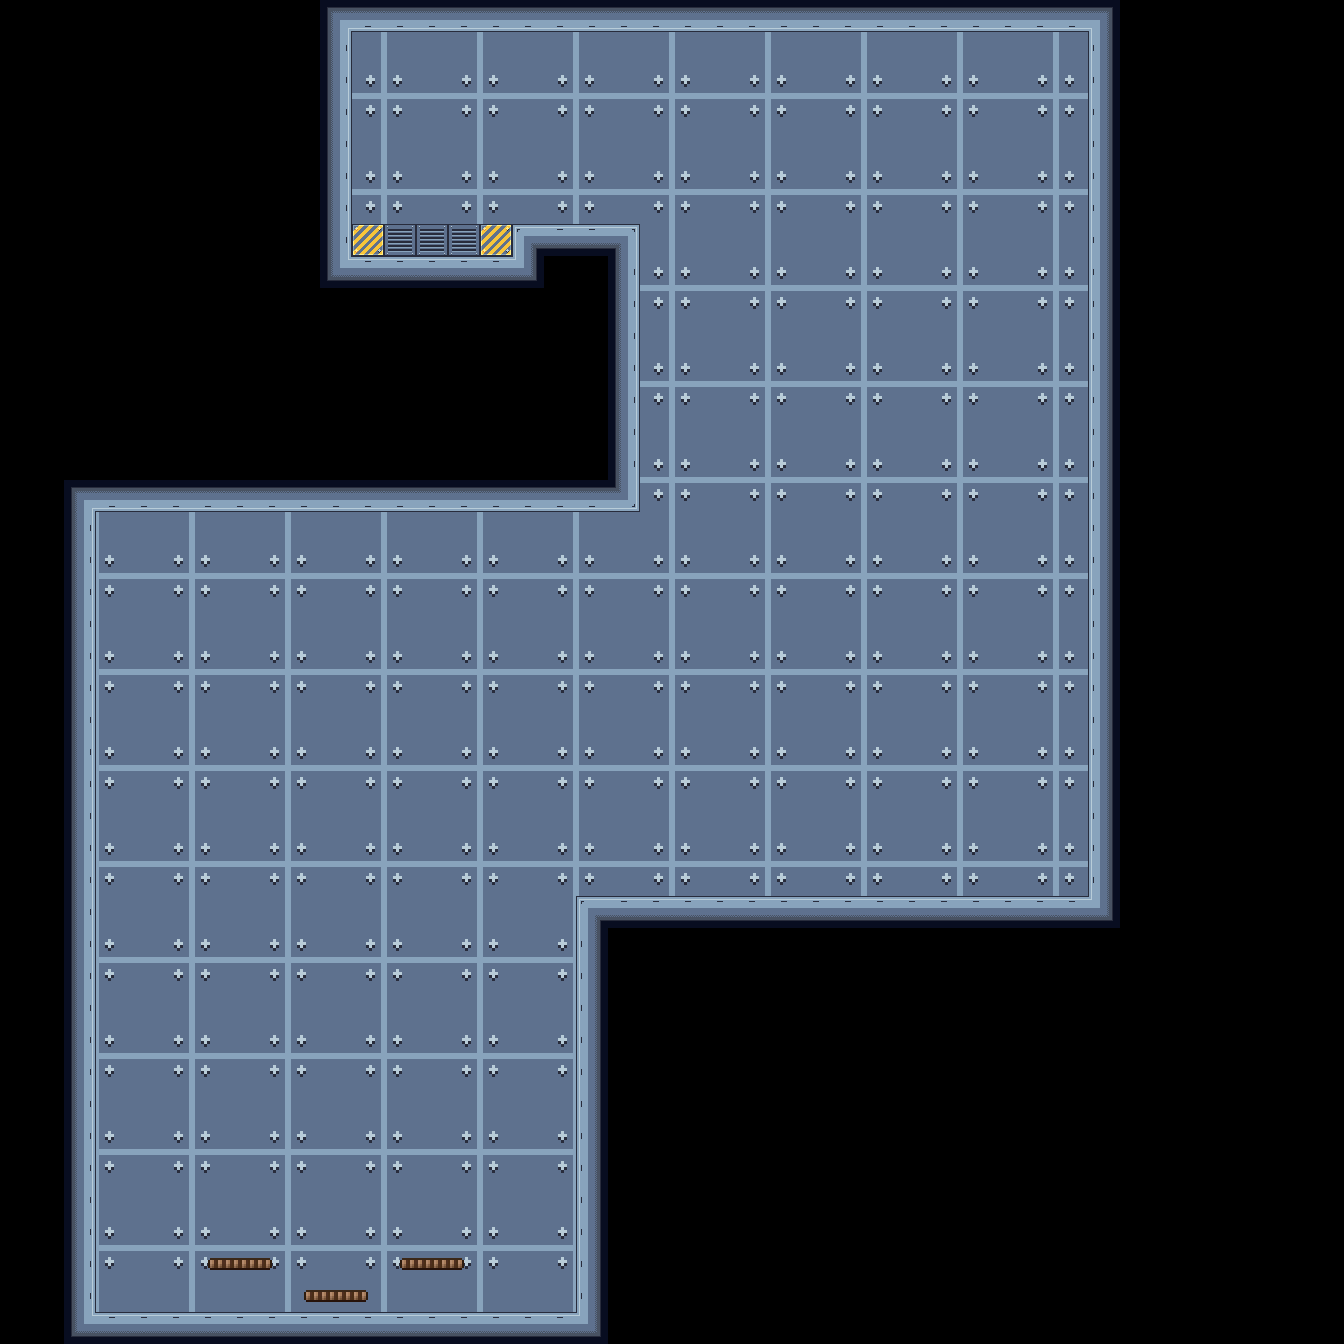

A level layout from a 2D game, rendered from its tile map. Below: a short description, then the map file with tile-grid data replaced by summaries:
An orthogonal 42x42 tile map with 32x32 px tiles, 8 tile layers (Background, SpaceAndGround, Walls, DurablePlatform, ...) and 16 objects.

<map version="1.10" tiledversion="1.10.1" orientation="orthogonal" renderorder="right-down" width="42" height="42" tilewidth="32" tileheight="32" infinite="0" nextlayerid="16" nextobjectid="20">
 <tileset firstgid="1" source="sus_jump_space.tsx" />
 <objectgroup id="3" name="WallFloor">
  <object id="1" x="96" y="1312" width="480" height="32" />
  <object id="8" x="64" y="1312" width="544" height="32" />
  <object id="9" x="576" y="896" width="32" height="416" />
  <object id="10" x="608" y="896" width="512" height="32" />
  <object id="11" x="1088" y="0" width="32" height="896" />
  <object id="12" x="320" y="0" width="768" height="32" />
  <object id="13" x="320" y="32" width="32" height="256" />
  <object id="14" x="352" y="256" width="192" height="32" />
  <object id="15" x="512" y="224" width="128" height="32" />
  <object id="17" x="608" y="256" width="32" height="256" />
  <object id="18" x="64" y="480" width="544" height="32" />
  <object id="19" x="64" y="512" width="32" height="800" />
 </objectgroup>
 <objectgroup id="10" name="DurablePlatform">
  <object id="2" x="304.063" y="1290" width="64" height="12" />
  <object id="3" x="207.875" y="1257.75" width="64" height="12" />
  <object id="4" x="399.932" y="1257.95" width="64" height="12" />
 </objectgroup>
 <objectgroup id="12" name="BreakablePlatform" />
 <objectgroup id="13" name="EnemyPlatform" />
 <objectgroup id="14" name="Task" />
 <objectgroup id="15" name="Portal">
  <object id="5" x="384" y="224" width="96" height="32" />
 </objectgroup>
 <layer id="1" name="Background" width="42" height="42">
  <data>[1764 cells, 836 non-empty, 9 distinct tile ids]</data>
 </layer>
 <layer id="2" name="SpaceAndGround" width="42" height="42">
  <data>[1764 cells, 166 non-empty, 11 distinct tile ids]</data>
 </layer>
 <layer id="4" name="Walls" width="42" height="42">
  <data>[1764 cells, 0 non-empty, 0 distinct tile ids]</data>
 </layer>
 <layer id="5" name="DurablePlatform" width="42" height="42">
  <data>[1764 cells, 9 non-empty, 3 distinct tile ids]</data>
 </layer>
 <layer id="6" name="Breakable" width="42" height="42">
  <data>[1764 cells, 0 non-empty, 0 distinct tile ids]</data>
 </layer>
 <layer id="7" name="EnemyPlatform" width="42" height="42">
  <data>[1764 cells, 0 non-empty, 0 distinct tile ids]</data>
 </layer>
 <layer id="8" name="Portal" width="42" height="42">
  <data>[1764 cells, 5 non-empty, 2 distinct tile ids]</data>
 </layer>
 <layer id="9" name="Damage" width="42" height="42">
  <data>[1764 cells, 0 non-empty, 0 distinct tile ids]</data>
 </layer>
</map>